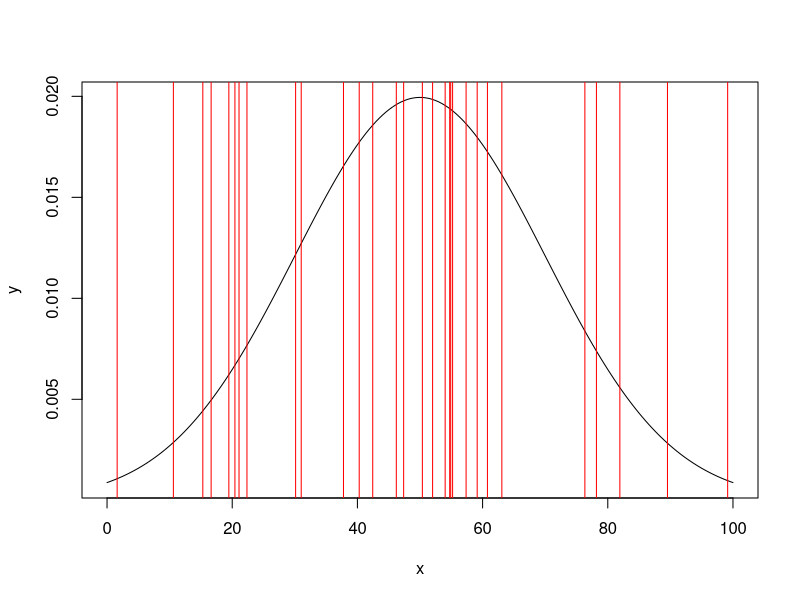

Reproduce this figure in R.
# setwd
setwd("C:/Users/frank/OneDrive/Desktop/EEB 5050")

library(MASS)

#1. use rnorm(), smulate 3 different samples of 10 numbers with mean 50 and sd 20

x1 <- rnorm(10, 50, 20)
x2 <- rnorm(10, 50, 20)
x3 <- rnorm(10, 50, 20)

print(x1)
print(x2)
print(x3)

# what is the object class of these stored values?
class(x1)
class(x2)
class(x3)

# what are the means of the three samples?
mean(x1)
mean(x2)
mean(x3)

# standard deviations of each sample?
sd(x1)
sd(x2)
sd(x3)

#dnorm() with x=50, mean=50, sd=20
dnorm(50,50,20)

# create and store a seq of numbers from 0-100 by 0.5
x <- seq(0,100,0.5)
print(x)


# estimate probability density for each number in seq given normal distribution
y <- dnorm(x, 50, 20)
print(y)

#plot sequence x by probability density y
plot(x, y, type="l")
#add red line at the mean for 3 samples
abline(v=x1, col="red" )
abline(v=x2, col="red")
abline(v=x3, col="red")


# 10. Create a for-loop that draws 500 samples of 10 numbers from the distribution in #1. For each sample, have the for-loop calculate the mean for the sample, store the mean into a storage object.
a <- rnorm(10,50,20)
vary <- numeric(500)

for(vary in a){
  print(mean(vary))
  }

# 11.

#12.





##########################################
### Exploring Data########################
##########################################

# 1. read worldflora.csv
flora <- read.csv("worldfloras.csv")
flora

# 2. what type of object is this
class(flora)  #data.frame

# 3. What class are each columns
head(flora)
class(flora$Country)
#character
class(flora$Latitude)
#integer
class(flora$Area)
#numeric
class(flora$Population)
#numeric
class(flora$Flora)
#integer
class(flora$Endemism)
#numeric
class(flora$Continent)
#character

# 4. How many countries have greater or equal to 5000 plant species?
x <- flora$Flora
y <- flora$Country

length(y[x>=5000])


# which country has the highest rate of endemism
e <- flora$Endemism
max(e)
y[e>=0.98]

# Of Asian countries, how many have >10% endemism and >3000 species?
asia <-subset(flora, Continent=="Asia"|Continent=="SE.Asia")
species <- subset(asia, Endemism>0.10 & Flora>3000)
print(species)
length(species)
nrow(species)

#7. What is the average lattitude of countries in 6
mean(species$Latitude) #17.5833

#8. use tapply()
tapply(X=flora$Flora, INDEX = list(flora$Continent), FUN=median)

#9. What is the sum of the population within each continent-group
tapply(X=flora$Flora, INDEX = list(flora$Continent), FUN=sum)

#10 How many countries are in this database for each continent?
tapply(X=flora$Country, INDEX = list(flora$Continent), FUN=length)
